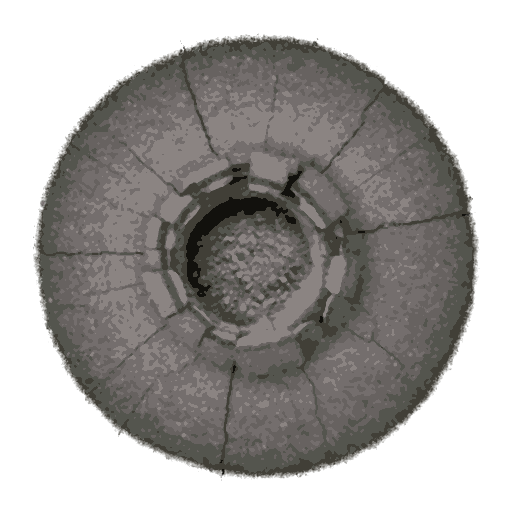
#> input picture assets/decals/decal_crater.png, 512 x 512 px, given in place of fx_explosion_2x2.png, which was not available
$ python prepare_fx.py ../../assets/decals/decal_crater.png
#> lines starting #> are read from the running program, lines starting #| are printed output that depends on the picture; pictures that were not available may be replaced by others from this repository, and a replacement may not be noted
### tools/textures/prepare_v3.py
"""Текстуры v3 (Ideogram + карты пользователя) -> assets.

1. Наборы окружения env_* -> assets/textures/<set>/<set>_1K-JPG_<Kind>.jpg (формат загрузчика ambientCG).
2. Повреждения кузова car_damage_1..4 (зелёный фон) -> бесшовные слои assets/damage/damage_stage1..4.png.
3. Декали scorch/crater/oil/skid/glass (зелёный фон) -> assets/decals/*.png с альфой.

Запуск: python3 tools/textures/prepare_v3.py <распакованный _t>
"""
import os, sys, shutil
import numpy as np
from PIL import Image

ROOT = os.path.abspath(os.path.join(os.path.dirname(__file__), "..", ".."))
A = os.path.join(ROOT, "assets")
KINDS = {"color": "Color", "normal": "NormalGL", "roughness": "Roughness", "ao": "AmbientOcclusion", "metalness": "Metalness"}
# Табличка DANGER вместо полос и асфальт с разметкой в игру не идут
SKIP = {"env_hazard", "env_asphalt_wrecked"}


# [48 lines left out: functions env_sets, key_green, crop_content, not called in this run]


def to_rgba(rgb, alpha, size):
    img = np.concatenate([rgb, alpha[..., None]], -1)
    im = Image.fromarray((np.clip(img, 0, 1) * 255).round().astype(np.uint8), "RGBA")
    return im.resize((size, size), Image.LANCZOS) if size else im


# [98 lines left out: functions decals, paste_wrap, damage_stages, main, not called in this run]


# [2 lines that do not run on import are left out]

### tools/textures/prepare_fx.py
"""Пакет «klod v1» (Ideogram) -> assets.

- плашки всплывашек, светофор старта, иконки бонусов, граффити: зелёный фон -> альфа;
- спрайты эффектов на чёрном фоне: альфа по яркости, листы 2x2 режутся на кадры;
- обломки и болты: зелёный фон, листы 2x2;
- фасады и покрытия: цвет + карты нормалей и шероховатости по яркости, ночная маска окон;
- плакаты: как есть (бумага с краями).

Запуск: python3 tools/textures/prepare_fx.py <папка с png>
"""
import os, sys
import numpy as np
from PIL import Image, ImageFilter

sys.path.insert(0, os.path.dirname(__file__))
from prepare_v3 import key_green, crop_content, to_rgba

ROOT = os.path.abspath(os.path.join(os.path.dirname(__file__), "..", ".."))
A = os.path.join(ROOT, "assets")


def fit_square(im, size):
    """Вписать RGBA в квадрат size с прозрачными полями."""
    im = im.copy()
    im.thumbnail((size, size), Image.LANCZOS)
    out = Image.new("RGBA", (size, size), (0, 0, 0, 0))
    out.paste(im, ((size - im.width) // 2, (size - im.height) // 2), im)
    return out


def keyed(src, size, margin=0.03):
    rgb, al = key_green(Image.open(src))
    rgb, al = crop_content(rgb, al, margin)
    return fit_square(to_rgba(rgb, al, 0), size)


def glow_alpha(rgb, gamma=0.8, gain=1.0):
    """Чёрный фон -> альфа по максимуму каналов, цвет без умножения на альфу."""
    a = np.clip(rgb.max(-1) * gain, 0, 1) ** gamma
    col = np.clip(rgb / np.maximum(a[..., None], 1e-3), 0, 1)
    a[a < 0.02] = 0
    return col, a


def black_sprite(arr, size, smoke=False):
    rgb = arr.astype(np.float64) / 255
    if smoke:
        lum = rgb @ np.array([0.3, 0.5, 0.2])
        a = np.clip(lum * 1.25, 0, 1)
        col = np.clip(rgb / np.maximum(a[..., None], 1e-3), 0, 1)
    else:
        col, a = glow_alpha(rgb)
    # мягкий край, чтобы рамка кадра не была видна
    h, w = a.shape
    yy, xx = np.mgrid[0:h, 0:w]
    edge = np.minimum.reduce([xx, yy, w - 1 - xx, h - 1 - yy]) / (0.06 * w)
    a = a * np.clip(edge, 0, 1)
    im = to_rgba(col, a, 0)
    return im.resize((size, size), Image.LANCZOS)


def split4(path):
    im = np.asarray(Image.open(path).convert("RGB"))
    h, w, _ = im.shape
    m = int(w * 0.012)  # без разделительных линий между кадрами
    return [im[r * h // 2 + m:(r + 1) * h // 2 - m, c * w // 2 + m:(c + 1) * w // 2 - m] for r in range(2) for c in range(2)]


def pbr_from_color(src, set_name, tile_square=True, night_mask=False):
    im = Image.open(src).convert("RGB")
    out = os.path.join(A, "textures", set_name)
    os.makedirs(out, exist_ok=True)
    im.save(os.path.join(out, f"{set_name}_1K-JPG_Color.jpg"), quality=90)
    a = np.asarray(im).astype(np.float64) / 255
    lum = a @ np.array([0.2126, 0.7152, 0.0722])
    h = np.asarray(Image.fromarray((lum * 255).astype(np.uint8)).filter(ImageFilter.GaussianBlur(1.5))).astype(np.float64) / 255
    gx = (np.roll(h, -1, 1) - np.roll(h, 1, 1)) * 3.0
    gy = (np.roll(h, -1, 0) - np.roll(h, 1, 0)) * 3.0
    n = np.stack([-gx, gy, np.ones_like(h)], -1)  # OpenGL: +Y вверх
    n /= np.linalg.norm(n, axis=-1, keepdims=True)
    Image.fromarray(((n * 0.5 + 0.5) * 255).astype(np.uint8)).save(os.path.join(out, f"{set_name}_1K-JPG_NormalGL.jpg"), quality=92)
    rough = np.clip(0.95 - 0.35 * (h - h.mean()) / (h.std() + 1e-6) * 0.25, 0.45, 1.0)
    Image.fromarray((rough * 255).astype(np.uint8)).save(os.path.join(out, f"{set_name}_1K-JPG_Roughness.jpg"), quality=88)
    if night_mask:
        # светящиеся тёплые окна: яркие и желтоватые пиксели
        r, g, b = a[..., 0], a[..., 1], a[..., 2]
        lit = (lum > 0.5) & (r > b + 0.08) & (g > b)
        m = np.zeros_like(a)
        m[lit] = [1.0, 0.8, 0.5]
        m = np.asarray(Image.fromarray((m * 255).astype(np.uint8)).filter(ImageFilter.GaussianBlur(0.8)))
        Image.fromarray(m).save(os.path.join(out, f"{set_name}_emissive.png"))
        return lit.mean()


def main():
    src = sys.argv[1]
    p = lambda f: os.path.join(src, f)
    names = sorted(os.listdir(src))
    # плашки и старт
    d = os.path.join(A, "ui", "pop"); os.makedirs(d, exist_ok=True)
    for f in names:
        if f.startswith(("pop_", "start_")):
            keyed(p(f), 512).save(os.path.join(d, f))
    # иконки бонусов
    d = os.path.join(A, "ui", "powerups"); os.makedirs(d, exist_ok=True)
    for f in names:
        if f.startswith("ico_"):
            keyed(p(f), 256, 0.06).save(os.path.join(d, f))
    # граффити -> декали
    d = os.path.join(A, "decals"); os.makedirs(d, exist_ok=True)
    for f in names:
        if f.startswith("graffiti_"):
            keyed(p(f), 512).save(os.path.join(d, f))
        if f.startswith("poster_"):
            Image.open(p(f)).convert("RGB").resize((512, 512), Image.LANCZOS).save(os.path.join(d, f.replace(".png", ".jpg")), quality=88)
    # эффекты
    d = os.path.join(A, "fx"); os.makedirs(d, exist_ok=True)
    for base, smoke in [("explosion", False), ("fire", False), ("smoke", True), ("dust", True), ("muzzle", False)]:
        for i, cell in enumerate(split4(p(f"fx_{base}_2x2.png"))):
#> in split4, `im = np.asarray(Image.open(path).convert("RGB"))`:
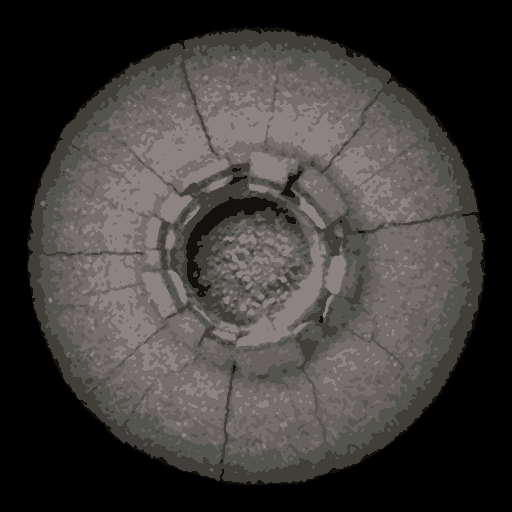
#> im: shape (512, 512, 3); mean R, G, B 62.5, 60.1, 57.7
            black_sprite(cell, 256, smoke).save(os.path.join(d, f"{base}_{i}.png"))
#> in black_sprite, `rgb = arr.astype(np.float64) / 255`:
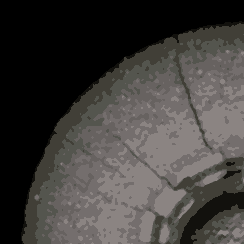
#> rgb: shape (244, 244, 3) float64; mean of channels 0, 1, 2 0.255, 0.245, 0.236; drawn as R, G, B
#> in glow_alpha, `a = np.clip(rgb.max(-1) * gain, 0, 1) ** gamma`:
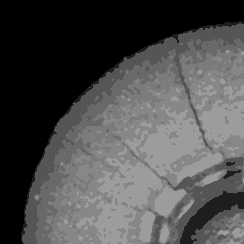
#> a: shape (244, 244) float64; min 0, max 0.615, mean 0.305
#> in glow_alpha, `col = np.clip(rgb / np.maximum(a[..., None], 1e-3), 0, 1)`:
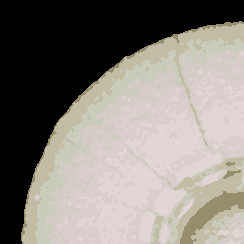
#> col: shape (244, 244, 3) float64; mean of channels 0, 1, 2 0.53, 0.509, 0.483; drawn as R, G, B
#> in black_sprite, `a = a * np.clip(edge, 0, 1)`:
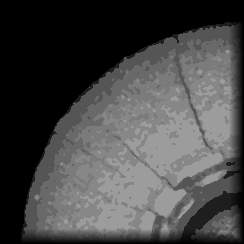
#> a: shape (244, 244) float64; min 0, max 0.615, mean 0.279
#> in black_sprite, `a = a * np.clip(edge, 0, 1)`:
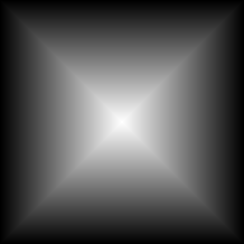
#> edge: shape (244, 244) float64; min 0, max 8.27, mean 2.74; drawn with min black and max white
#> in to_rgba, `img = np.concatenate([rgb, alpha[..., None]], -1)`:
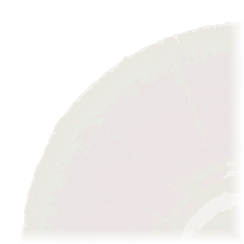
#> img: shape (244, 244, 4) float64; mean of channels 0, 1, 2, 3 0.53, 0.509, 0.483, 0.279; transparent parts drawn white
#> pass 2 of the loop in main, `for base, smoke in [("explosion", False), ("fire", False), ("smoke", T..`:
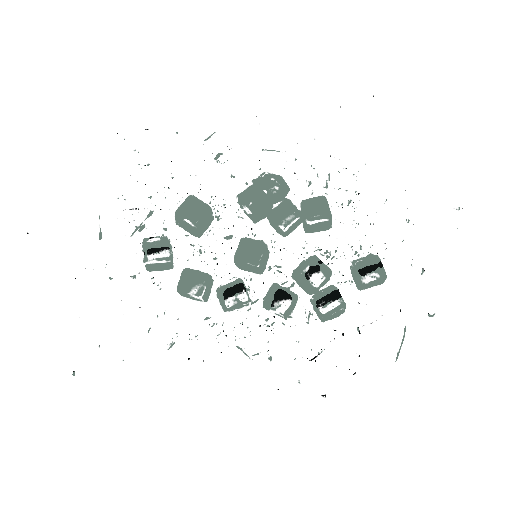
#> input picture assets/decals/decal_glass.png, 512 x 512 px, given in place of fx_fire_2x2.png, which was not available
#> in black_sprite (call 5), `a = a * np.clip(edge, 0, 1)`:
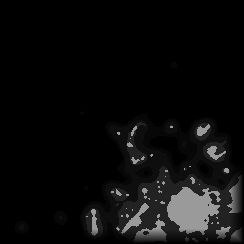
#> a: shape (244, 244) float64; min 0, max 0.605, mean 0.0467
#> in to_rgba (call 5), `img = np.concatenate([rgb, alpha[..., None]], -1)`:
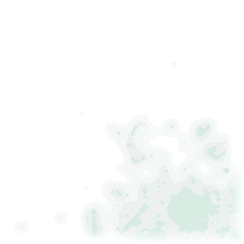
#> img: shape (244, 244, 4) float64; mean of channels 0, 1, 2, 3 0.116, 0.187, 0.181, 0.0467; transparent parts drawn white
    for base, size in [("sparks", 512), ("flash", 256), ("shockwave", 512), ("repair_glow", 256)]:
        black_sprite(np.asarray(Image.open(p(f"fx_{base}.png")).convert("RGB")), size).save(os.path.join(d, f"{base}.png"))
    for base in ["debris", "bolts"]:
        for i, cell in enumerate(split4(p(f"fx_{base}_2x2.png"))):
            rgb, al = key_green(Image.fromarray(cell))
            rgb, al = crop_content(rgb, al, 0.04)
            fit_square(to_rgba(rgb, al, 0), 256).save(os.path.join(d, f"{base}_{i}.png"))
    # фасады и покрытия
    lit = pbr_from_color(p("env_facade_brick_windows.png"), "env_facade_brick", night_mask=True)
    lit2 = pbr_from_color(p("env_facade_concrete_windows.png"), "env_facade_concrete", night_mask=True)
    for f, n in [("env_cobble.png", "env_cobble"), ("env_grating.png", "env_grating"), ("env_warehouse_floor.png", "env_warehouse_floor")]:
        pbr_from_color(p(f), n)
    print("готово; доля светящихся окон:", round(lit, 3), round(lit2, 3))


if __name__ == "__main__":
#> (the run stopped early here; a loop or call above may not have finished)
